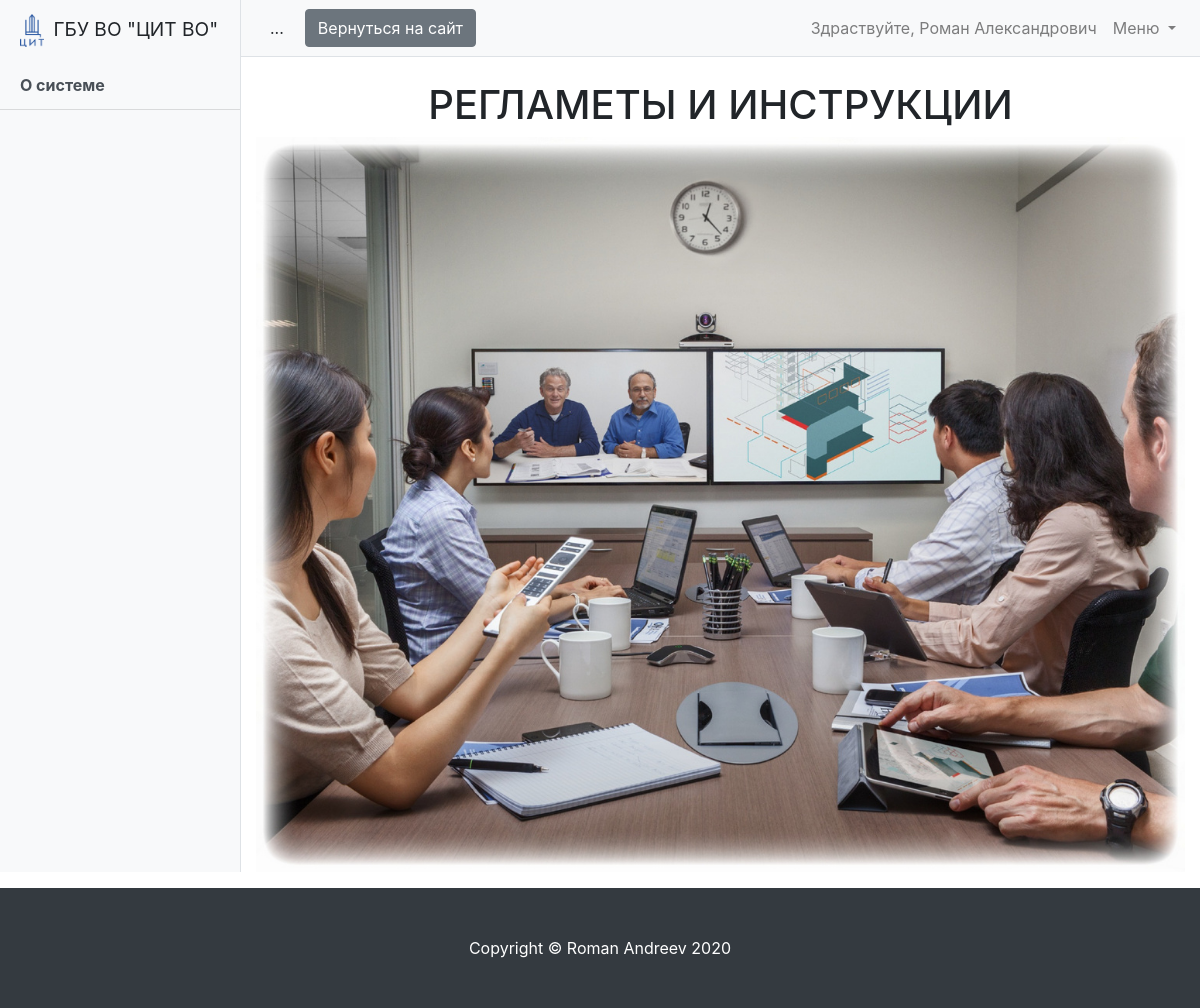
Before: /help/ (signed in) with the older database file.
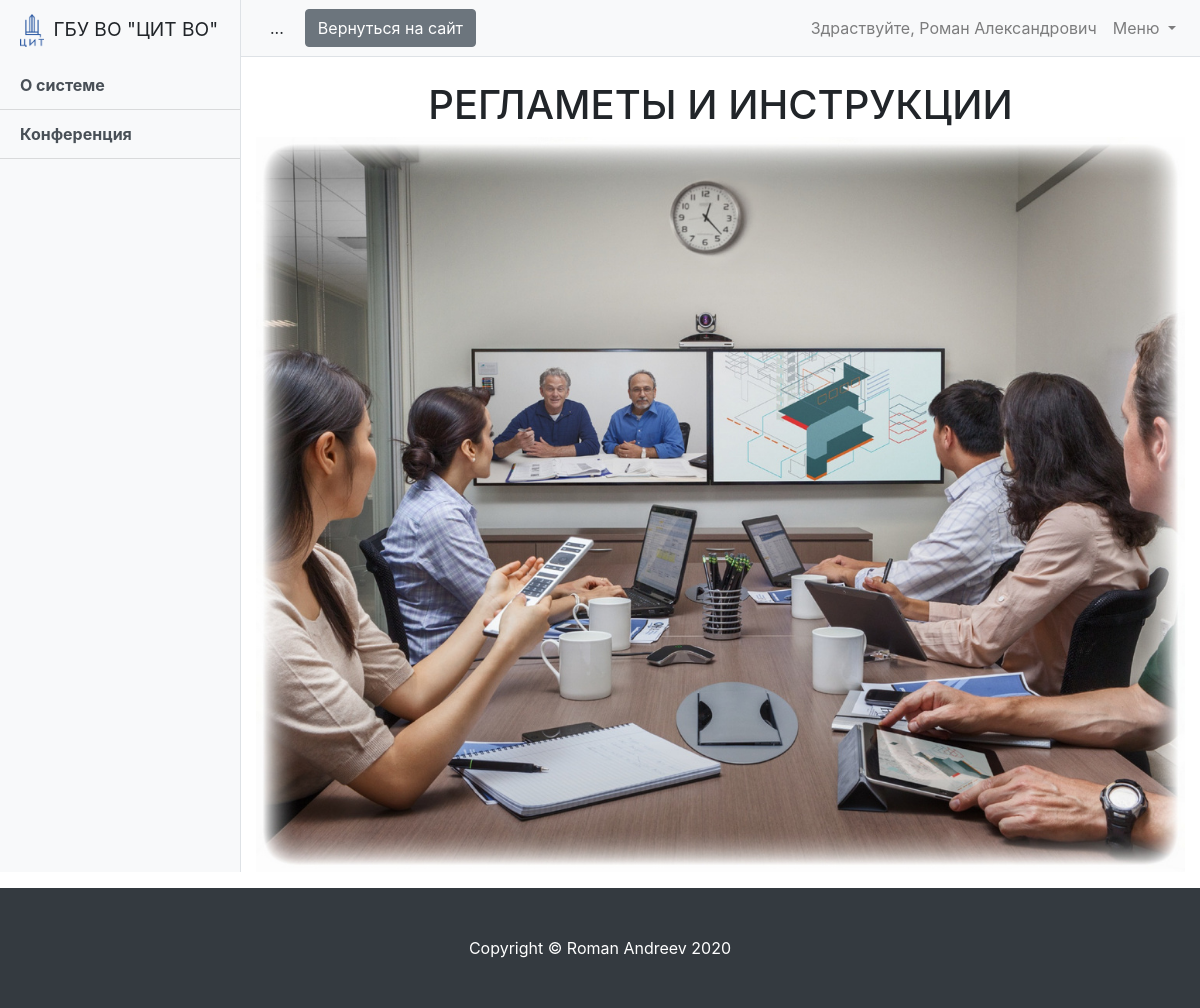
After: the same page with the newer database file.
### help/models.py (models this page shows, shortened)
class Section(models.Model):
    serial_number = models.SmallIntegerField(verbose_name='Порядковый номер', unique=True)
    name = models.CharField(max_length=20)
    def get_page_list(self):
        return Page.objects.filter(section=self)
    class Meta:
        ordering = ['serial_number']
        verbose_name = 'Раздел'
        verbose_name_plural = 'Разделы'

### help/views.py (the view)
# urls.py: path('', HelpIndexView.as_view(), name='help_index_page'),
class HelpIndexView(LoginRequiredMixin, TemplateView):
    template_name = "help/help_page.html"
    def get_context_data(self, **kwargs):
        context = super().get_context_data(**kwargs)
        context['section_list'] = Section.objects.all()
        return context

### help/models.py (called while the page is built)
    def get_absolute_url(self):
        return reverse('help_page', kwargs={'slug': self.slug})

### help/templates/help/help_page.html (shortened to what this page needs)
{% extends "base.html" %}
{% load static %}
{% block bottom_nav %}
<a class="btn btn-secondary ml-2" href="{% url 'event_list' %}">Вернуться на сайт<span class="sr-only">(current)</span></a>
{% endblock bottom_nav %}
{% block sidebar_link %}
<div id="accordion">
  {% for section in section_list %}
  <div class="list-group list-group-flush">
    <div class="link list-group-item list-group-item-action bg-light bg-gradient"><b>{{ section.name }}</b></div>
  </div>
  {% endfor %}
</div>
{% endblock sidebar_link %}
{% block content %}
<div class="text-center">
  <h1 class="mt-4">РЕГЛАМЕТЫ И ИНСТРУКЦИИ</h1>
</div>
<img src="{% static 'vcs.jpg' %}" class="img-fluid" alt="...">
{% endblock content %}

Changed rows visible on the page:
added Section: name "Конференция"
